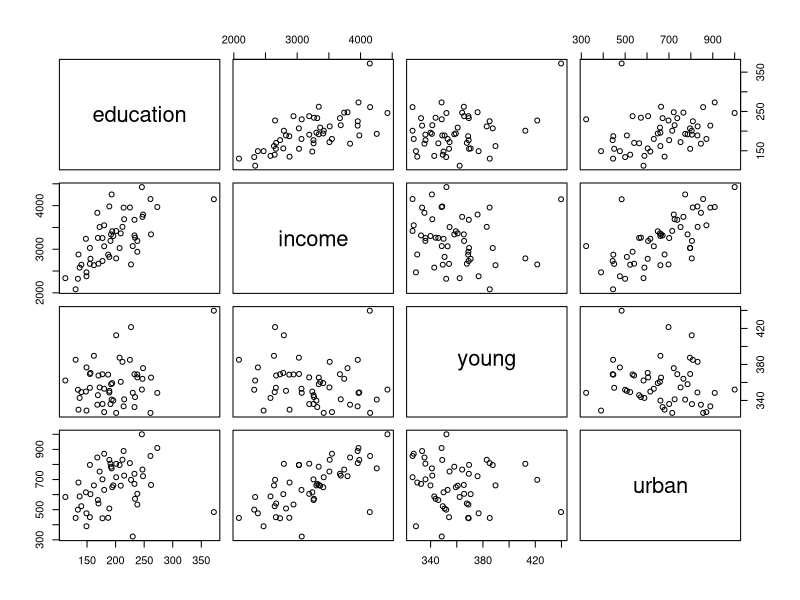

Reproduce this figure in R. (Note: this script raises an error after producing the figure.)
if(require('car')){
  install.packages('car')
  library(car)
  data("Anscombe")
}
help("Anscombe")
str(Anscombe); df <- Anscombe
pairs(df)

# Adjust the first model
model.lm <- lm(education ~ income + young + urban,data = df)
names(df)
summary(model.lm) # Reference (non-informative) Bayesian linear model
coef(model.lm)

## Initial guess of variance based on overall
## variance of education variable. Uses low prior
## effective sample size. Technically, this is not
## a true 'prior', but it is not very informative.

model_string <- " model {
  # Likelihood model
  for(i in 1:length(education)){
    education[i] ~ dnorm(mu[i],tau)
    mu[i] = b0 + b[1]*income[i] + b[2]*young[i] + b[3]*urban[i] 
  }
  # Prior distribution for beta coefficients
  b0 ~ dnorm(0.0,1.0/1.0e6) # Non-informative prior
  for(j in 1:3){
    b[j] ~ dnorm(0.0,1.0/1.0e6) # Non-informative prior
  }
  tau ~ dgamma(1/2.0,1*1500.0/2.0)
  sig2 = 1/tau
} "
data_jags <- as.list(df)
params <- c('b','sig2')
inits <- function(){
  inits <- list('b0' = rnorm(1,0.0,100.0),'b' = rnorm(3,0.0,100.0),
                'tau' = rgamma(1,1.0,1.0))
}
# Run the model
mod <- jags.model(textConnection(model_string),
                  data = data_jags,inits = inits,n.chains = 4)
update(mod,1.0e3) # burn-in
mod_sim <- coda.samples(model = mod,
                        variable.names = params,
                        n.iter = 100.0e3)
mod_csim <- do.call(rbind,mod_sim) # Combine multiple chains
mean(mod_csim[,1] > 0.0)
# ----------------- MCMC Convergence ----------------
plot(mod_sim)
gelman.diag(mod_sim)
autocorr.plot(mod_sim)
effectiveSize(mod_sim)
(dic1 <- dic.samples(mod,n.iter = 1.0e5))
plot(resid(model.lm))
plot(model.lm)
summary(mod_sim)

# ---------------------- Model 2----------------------------------
plot_correlation(df)

model2_string <- " model {
    # Likelihood model
    for(i in 1:length(education)){
      education[i] ~ dnorm(mu[i],tau)
      mu[i] = b0 + b[1]*income[i] + b[2]*young[i] 
    }
    # Prior distribution for beta coefficients
    b0 ~ dnorm(0.0,1.0/1.0e6) # Non-informative prior
    for(j in 1:2){
      b[j] ~ dnorm(0.0,1.0/1.0e6) # Non-informative prior
    }
    tau ~ dgamma(1/2.0,1*1500.0/2.0)
    sig2 = 1/tau
  } "

data2_jags <- list(education = df$education,income = df$income,
                      young = df$young)
params2 <- c('b','sig2')
inits2 <- function(){
  inits <- list('b0' = rnorm(1,0.0,100.0),'b' = rnorm(2,0.0,100.0),
                'tau' = rgamma(1,1.0,1.0))
}
# Run the model
mod2 <- jags.model(textConnection(model2_string),
                  data = data2_jags,inits = inits2,n.chains = 4)
update(mod2,1.0e4) # burn-in
mod2_sim <- coda.samples(model = mod2,
                        variable.names = params2,
                        n.iter = 100.0e3)
mod2_csim <- do.call(rbind,mod2_sim) # Combine multiple chains

# ----------------- MCMC Convergence ----------------
plot(mod2_sim)
gelman.diag(mod2_sim)
effectiveSize(mod2_sim)
(dic2 <- dic.samples(mod2,n.iter = 1.0e5))
plot(resid(model.lm))
plot(model.lm)


# ------------------------- Model 3 -------------------------------
plot_correlation(df)
model3_string <- " model {
    # Likelihood model
    for(i in 1:length(education)){
      education[i] ~ dnorm(mu[i],tau)
      mu[i] = b0 + b[1]*income[i] + b[2]*income[i]*young[i] 
    }
    # Prior distribution for beta coefficients
    b0 ~ dnorm(0.0,1.0/1.0e6) # Non-informative prior
    for(j in 1:2){
      b[j] ~ dnorm(0.0,1.0/1.0e6) # Non-informative prior
    }
    tau ~ dgamma(1/2.0,1*1500.0/2.0)
    sig2 = 1/tau
  } "

data3_jags <- list(education = df$education,income = df$income,
                   young = df$young)
params3 <- c('b','sig2')
inits3 <- function(){
  inits <- list('b0' = rnorm(1,0.0,100.0),'b' = rnorm(2,0.0,100.0),
                'tau' = rgamma(1,1.0,1.0))
}
# Run the model
mod3 <- jags.model(textConnection(model3_string),
                   data = data3_jags,inits = inits3,n.chains = 4)
update(mod3,1.0e4) # burn-in
mod3_sim <- coda.samples(model = mod3,
                         variable.names = params3,
                         n.iter = 100.0e3)
mod3_csim <- do.call(rbind,mod3_sim) # Combine multiple chains

# ----------------- MCMC Convergence ----------------
plot(mod3_sim)
gelman.diag(mod2_sim)
effectiveSize(mod2_sim)
(dic3 <- dic.samples(mod3,n.iter = 1.0e5))
plot(resid(model.lm))
plot(model.lm)